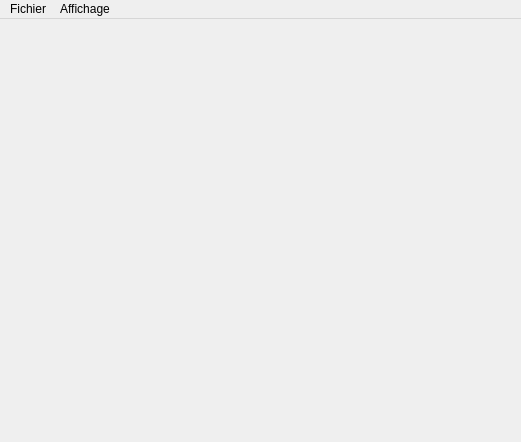
<?xml version="1.0" encoding="UTF-8"?>
<ui version="4.0">
 <class>Client</class>
 <widget class="QMainWindow" name="Client">
  <property name="geometry">
   <rect>
    <x>0</x>
    <y>0</y>
    <width>521</width>
    <height>442</height>
   </rect>
  </property>
  <property name="windowTitle">
   <string>MainWindow</string>
  </property>
  <widget class="QWidget" name="centralwidget"/>
  <widget class="QMenuBar" name="menubar">
   <property name="geometry">
    <rect>
     <x>0</x>
     <y>0</y>
     <width>521</width>
     <height>25</height>
    </rect>
   </property>
   <widget class="QMenu" name="menuFichier">
    <property name="title">
     <string>Fichier</string>
    </property>
    <addaction name="actionQuitter"/>
    <addaction name="separator"/>
    <addaction name="actionExporter"/>
    <addaction name="actionFlushScene"/>
   </widget>
   <widget class="QMenu" name="menuAffichage">
    <property name="title">
     <string>Affichage</string>
    </property>
    <addaction name="actionPleinEcran"/>
   </widget>
   <addaction name="menuFichier"/>
   <addaction name="menuAffichage"/>
  </widget>
  <action name="actionQuitter">
   <property name="text">
    <string>Quitter</string>
   </property>
   <property name="shortcut">
    <string>Ctrl+Q</string>
   </property>
  </action>
  <action name="actionBarre_d_outils">
   <property name="checkable">
    <bool>true</bool>
   </property>
   <property name="checked">
    <bool>true</bool>
   </property>
   <property name="text">
    <string>Barre d'outils</string>
   </property>
  </action>
  <action name="actionD_marrer">
   <property name="text">
    <string>Démarrer</string>
   </property>
   <property name="shortcut">
    <string>Ctrl+G</string>
   </property>
  </action>
  <action name="actionArr_ter">
   <property name="text">
    <string>Arrêter</string>
   </property>
  </action>
  <action name="actionExporter">
   <property name="text">
    <string>Exporter</string>
   </property>
   <property name="shortcut">
    <string>Ctrl+S</string>
   </property>
   <property name="softKeyRole">
    <enum>QAction::NoSoftKey</enum>
   </property>
  </action>
  <action name="actionFlushScene">
   <property name="text">
    <string>Vider la scène</string>
   </property>
  </action>
  <action name="actionPleinEcran">
   <property name="text">
    <string>Plein écran</string>
   </property>
   <property name="shortcut">
    <string>Ctrl+F</string>
   </property>
  </action>
 </widget>
 <resources/>
 <connections>
  <connection>
   <sender>actionQuitter</sender>
   <signal>triggered()</signal>
   <receiver>Client</receiver>
   <slot>close()</slot>
   <hints>
    <hint type="sourcelabel">
     <x>-1</x>
     <y>-1</y>
    </hint>
    <hint type="destinationlabel">
     <x>399</x>
     <y>299</y>
    </hint>
   </hints>
  </connection>
 </connections>
</ui>
